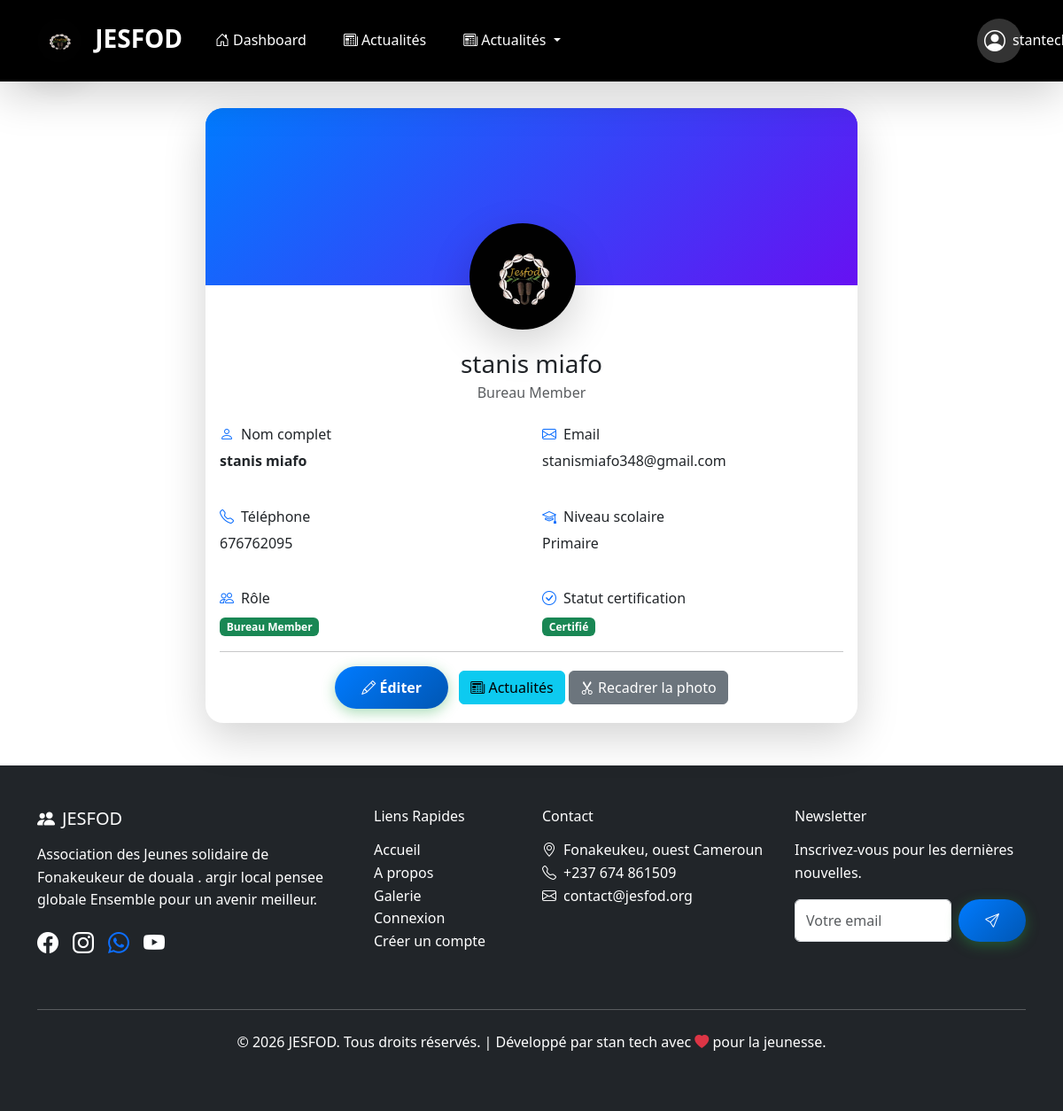
Screenshot of /menber/profile/ (signed in) with the database file from the repository.
### menber_JESFOD/models.py (models this page shows, shortened)
class Member(models.Model):
    ROLE_CHOICES = [
        ('bureau', 'Bureau Member'),
        ('reunion', 'Reunion Member'),
    ]
    SCHOOL_LEVEL_CHOICES = [
        ('primaire', 'Primaire'),
        ('college', 'Collège'),
        ('lycee', 'Lycée'),
        ('universite', 'Université'),
        ('master', 'Master'),
        ('doctorat', 'Doctorat'),
    ]
    user = models.OneToOneField(User, on_delete=models.CASCADE)
    name = models.CharField(max_length=100)
    email = models.EmailField()
    phone = models.CharField(max_length=20)
    address = models.TextField(blank=True)
    profile_photo = models.ImageField(upload_to='profiles/', blank=True, null=True)
    school_level = models.CharField(max_length=20, choices=SCHOOL_LEVEL_CHOICES, blank=True)
    role = models.CharField(max_length=10, choices=ROLE_CHOICES, default='reunion')
    is_certified = models.BooleanField(default=False)
    certification_date = models.DateTimeField(null=True, blank=True)
    activities = models.TextField(blank=True, help_text="Activités et responsabilités du membre")
    @property
    def is_bureau(self):
        return self.role == 'bureau'
    def get_school_level_display(self):
        return dict(self.SCHOOL_LEVEL_CHOICES).get(self.school_level, 'Non renseigné')

### menber_JESFOD/views_fixed.py (the view)
# urls.py: path('profile/', MemberDetailView.as_view(), name='profile'),
class MemberDetailView(DetailView):
    model = Member
    template_name = 'menber_JESFOD/profile.html'
    context_object_name = 'member'
    def get_object(self):
        member = Member.objects.get(user=self.request.user)
        return member
    def get_context_data(self, **kwargs):
        context = super().get_context_data(**kwargs)
        context['is_member_page'] = True
        return context

### menber_JESFOD/templates/menber_JESFOD/profile.html (shortened to what this page needs)
<!DOCTYPE html>
{% extends 'base.html' %}
{% block extra_head %}
<link href="https://cdnjs.cloudflare.com/ajax/libs/cropperjs/1.5.12/cropper.min.css" rel="stylesheet">
{% endblock %}
{% block content %}
<div class="container mt-5">
  <div class="row">
    <div class="col-md-8 mx-auto">
      <div class="card shadow-lg overflow-hidden">
        <div class="profile-banner position-relative">
          <div class="profile-cover"></div>
          <div class="profile-avatar position-absolute top-100 start-50 translate-middle">
            {% if member.profile_photo %}
            <img src="{{ member.profile_photo.url }}" class="rounded-circle shadow-lg" alt="{{ member.name }}" style="width: 120px; height: 120px; object-fit: cover; border-radius: 5px;">
            {% else %}
            <div class="rounded-circle shadow-lg d-flex align-items-center justify-content-center fw-bold text-white" style="width: 120px; height: 120px; border-radius: 5px; background: linear-gradient(135deg, #667eea 0%, #764ba2 100%);">
              {{ member.name.0|upper }}
            </div>
            {% endif %}
          </div>
        </div>
        <div class="card-body pt-5 mt-4">
          <div class="row text-center mb-4">
            <div class="col-12">
              <h3 class="mb-1">{{ member.name }}</h3>
              <p class="text-muted mb-0">{{ member.get_role_display }}</p>
            </div>
          </div>
          <div class="row g-4">
            <div class="col-md-6">
              <h6><i class="bi bi-person me-2 text-primary"></i>Nom complet</h6>
              <p class="fw-bold">{{ member.name }}</p>
            </div>
            <div class="col-md-6">
              <h6><i class="bi bi-envelope me-2 text-primary"></i>Email</h6>
              <p>{{ member.email }}</p>
            </div>
            <div class="col-md-6">
              <h6><i class="bi bi-telephone me-2 text-primary"></i>Téléphone</h6>
              <p>{{ member.phone|default:"Non renseigné" }}</p>
            </div>
            <div class="col-md-6">
              <h6><i class="bi bi-mortarboard me-2 text-primary"></i>Niveau scolaire</h6>
              <p>{{ member.get_school_level_display|default:"Non renseigné" }}</p>
            </div>
            <div class="col-md-6">
              <h6><i class="bi bi-people me-2 text-primary"></i>Rôle</h6>
<span class="badge bg-{{ member.is_bureau|yesno:'success,info' }}">{{ member.get_role_display }}</span>
            </div>
            <div class="col-md-6">
              <h6><i class="bi bi-check-circle me-2 text-primary"></i>Statut certification</h6>
<span class="badge bg-{{ member.is_certified|yesno:'success,warning' }}">{% if member.is_certified %}Certifié{% else %}En attente{% endif %}</span>
            </div>
          </div>
          <hr>
          <div class="text-center">
            <a href="{% url 'member_dashboard' %}" class="btn btn-primary me-2"><i class="bi bi-pencil"></i> Éditer</a>
            <a href="{% url 'news_list' %}" class="btn btn-info"><i class="bi bi-newspaper"></i> Actualités</a>
            {% if member.profile_photo %}
            <button type="button" class="btn btn-secondary" data-bs-toggle="modal" data-bs-target="#cropModal">
              <i class="bi bi-scissors"></i> Recadrer la photo
            </button>
            {% endif %}
          </div>
        </div>
      </div>
    </div>
  </div>
</div>
{% endblock %}

### JESFOD_PROJECT/templates/base.html (shortened to what this page needs)
{% load static %}
<!DOCTYPE html>
<html lang="fr">
<head>
    <link href="https://cdn.jsdelivr.net/npm/bootstrap@5.3.3/dist/css/bootstrap.min.css" rel="stylesheet">
    <link href="https://cdn.jsdelivr.net/npm/bootstrap-icons@1.11.3/font/bootstrap-icons.css" rel="stylesheet">
    <link href="https://cdnjs.cloudflare.com/ajax/libs/animate.css/4.1.1/animate.min.css" rel="stylesheet">
    <link rel="stylesheet" href="{% static 'css/style.css' %}">
    {% block extra_head %}{% endblock %}
</head>
<body>
<nav class="navbar navbar-expand-lg fixed-top navbar-dark shadow-lg" style="background: #000000 !important; backdrop-filter: blur(10px);">
        <div class="container">
            <a class="navbar-brand fw-bold fs-3" href="{% url 'home' %}">
                <img src="{% static 'images/logo.jpeg' %}" alt="Logo JESFOD - Association Jeunes Solidaires Fonakeukeur Douala" width="50" height="50" class="d-inline-block me-2 rounded-circle shadow-lg logo-hero align-middle" style="vertical-align: middle;">
                JESFOD
            </a>
            <div class="collapse navbar-collapse" id="navbarContent">
                <ul class="navbar-nav me-auto mb-2 mb-lg-0">
                    {% if user.is_authenticated %}
                    {% if is_member_page %}
                    <li class="nav-item">
                        <a class="nav-link px-3 py-2 rounded-pill" href="{% url 'member_dashboard' %}"><i class="bi bi-house-door me-1"></i>Dashboard</a>
                    </li>
                    <li class="nav-item">
                        <a class="nav-link px-3 py-2 rounded-pill" href="{% url 'news_list' %}"><i class="bi bi-newspaper me-1"></i>Actualités</a>
                    </li>
                    {% endif %}
                    {% endif %}
                    <li class="nav-item dropdown">
                        <a class="nav-link dropdown-toggle px-3 py-2 rounded-pill" href="#" role="button" data-bs-toggle="dropdown">
                            <i class="bi bi-newspaper me-1"></i>Actualités
                        </a>
                    </li>
                </ul>
                <ul class="navbar-nav">
                    {% if user.is_authenticated %}
                        <li class="nav-item dropdown">
                            <a class="nav-link dropdown-toggle d-flex align-items-center p-2 rounded-circle" href="#" role="button" data-bs-toggle="dropdown" style="width: 50px; height: 50px; background: rgba(255,255,255,0.2);">
                                <i class="bi bi-person-circle fs-4"></i>
                                <span class="d-none d-md-inline ms-2">{{ user.username }}</span>
                            </a>
                        </li>
                    {% endif %}
                </ul>
            </div>
        </div>
    </nav>
    <main class="pt-5">
        {% block content %}{% endblock %}
    </main>
    <footer class="bg-dark text-white py-5 mt-5">
        <div class="container">
            <div class="row">
                <div class="col-lg-4 mb-4">
                    <h5 class="mb-3"><i class="bi bi-people-fill me-2 text-light-green"></i>JESFOD</h5>
                    <p>Association des Jeunes solidaire  de Fonakeukeur de douala . argir local pensee globale Ensemble pour un avenir meilleur.</p>
                    <div class="d-flex gap-3">
                        <a href="https://web.facebook.com/groups/367541119929232/events" class="text-white"><i class="bi bi-facebook fs-4"></i></a>
                        <a href="https://vt.tiktok.com/ZS9ePpjALuUoM-Sc5Da/" class="text-white"><i class="bi bi-instagram fs-4"></i></a>
                        <a href="https://chat.whatsapp.com/LVOzfSy7LtFAonZo5Kwwvy?mode=gi_t"><i class="bi bi-whatsapp fs-4"></i></a>
                        <a href="https://vt.tiktok.com/ZS9ePpjALuUoM-Sc5Da/" class="text-white"><i class="bi bi-youtube fs-4"></i></a>
                    </div>
                </div>
                <div class="col-lg-2 col-md-6 mb-4">
                    <h6 class="mb-3">Liens Rapides</h6>
                    <ul class="list-unstyled">
                        <li><a href="#accueil" class="text-white text-decoration-none">Accueil</a></li>
                        <li><a href="#apropos" class="text-white text-decoration-none">A propos</a></li>
                        <li><a href="#galerie" class="text-white text-decoration-none">Galerie</a></li>
                        <li><a href="{% url 'login' %}" class="text-white text-decoration-none">Connexion</a></li>
                         <li><a href="{% url 'register' %}" class="text-white text-decoration-none">Créer un compte</a></li>
                    </ul>
                </div>
                <div class="col-lg-3 col-md-6 mb-4">
                    <h6 class="mb-3">Contact</h6>
                    <ul class="list-unstyled">
                        <li><i class="bi bi-geo-alt me-2"></i>Fonakeukeu,  ouest Cameroun</li>
                        <li><i class="bi bi-telephone me-2"></i>+237 674 861509</li>
                        <li><i class="bi bi-envelope me-2"></i>contact@jesfod.org</li>
                    </ul>
                </div>
                <div class="col-lg-3 mb-4">
                    <h6 class="mb-3">Newsletter</h6>
                    <p>Inscrivez-vous pour les dernières nouvelles.</p>
                    <form class="d-flex">
                        <input type="email" class="form-control me-2" placeholder="Votre email">
                        <button class="btn btn-success"><i class="bi bi-send"></i></button>
                    </form>
                </div>
            </div>
            <hr class="my-4">
            <div class="text-center">
                <p>&copy; 2026 JESFOD. Tous droits réservés. | Développé  par stan tech avec <i class="bi bi-heart-fill text-danger"></i> pour la jeunesse.</p>
            </div>
        </div>
    </footer>
</body>
</html>

### JESFOD_PROJECT/static/css/style.css (style rules this page uses)
:root { --primary-blue: #007BFF; --secondary-blue: #0056b3; --primary-green: #28a745; --secondary-green: #20c997; --light-blue: #e3f2fd; --light-green: #e9f7ef; --gray: #6c757d; --light-gray: #f8f9fa; --white: #ffffff; --dark: #343a40; }
body { font-family: 'Segoe UI', Tahoma, Geneva, Verdana, sans-serif; line-height: 1.6; color: #333; background-color: var(--white); }
.navbar { background: linear-gradient(135deg, var(--primary-blue), var(--secondary-blue)); box-shadow: 0 2px 10px rgba(0, 123, 255, 0.3); }
.navbar-brand, .nav-link { color: var(--white) !important; }
.btn-primary, .btn-success { background: linear-gradient(135deg, var(--primary-blue), var(--secondary-blue)); border: none; box-shadow: 0 4px 15px rgba(0, 123, 255, 0.4); padding: 12px 30px; border-radius: 50px; font-weight: 600; transition: all 0.3s ease; box-shadow: 0 4px 15px rgba(40, 167, 69, 0.4); color: var(--white); }
.card { border: none; border-radius: 20px; overflow: hidden; transition: transform 0.3s ease; box-shadow: 0 4px 15px rgba(0,0,0,0.1); }
.profile-banner { height: 200px; background: linear-gradient(135deg, rgba(0, 123, 255, 0.96), rgba(102, 16, 242, 0.96)); position: relative; }
.profile-cover { width: 100%; height: 100%; background: linear-gradient(135deg, rgba(0, 123, 255, 0.8), rgba(13, 110, 253, 0.7)); background-image: linear-gradient(135deg, rgba(0, 123, 255, 0.9), rgba(102, 16, 242, 0.9)); }
.profile-avatar { width: 160px; height: 160px; }
.navbar { padding: 1rem 0; }
.nav-link { transition: all 0.3s ease; margin: 0 5px; }
.navbar-brand img.logo-hero { transition: all 0.3s ease; filter: drop-shadow(0 2px 8px rgba(0,0,0,0.3)); }
.profile-avatar { width: 140px !important; height: 140px !important; }

### rows the page displays
Member: profile_photo (picture), name "stanis miafo", role "Bureau Member", email "stanismiafo348@gmail.com", phone "676762095", school_level "Primaire"
